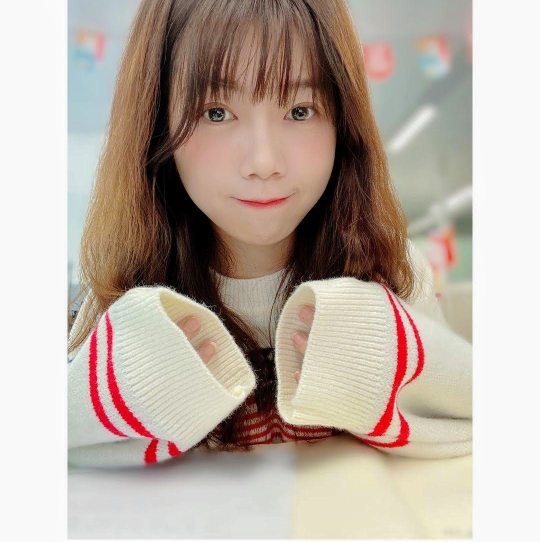
#> input picture Hanne.jpg, 1080 x 1083 px (shown at 1/2 size)
$ jupyter execute 'Stippling Real One.ipynb'
#> lines starting #> are read from the running program, lines starting #| are printed output that depends on the picture
# Weighted Voronoi Stippling

[`video`](https://www.youtube.com/watch?v=Bxdt6T_1qgc)

[`Delaunay triangulation`](https://zh.wikipedia.org/zh-tw/%E5%BE%B7%E5%8B%9E%E5%85%A7%E4%B8%89%E8%A7%92%E5%89%96%E5%88%86)

[`Reference`](https://dahtah.github.io/imager/stippling.html)

[`github`](https://github.com/matthras/weighted-voronoi-stippling-rougier2017)

[`tsp-art`](https://github.com/matthras/tsp-art-python)

[`Weighted Voronoi Stippling`](https://www.cs.ubc.ca/labs/imager/tr/2002/secord2002b/secord.2002b.pdf)

[`Feature-guided Image Stippling`](https://www.umsl.edu/~kangh/Papers/kang_egsr08.pdf)

[cell 1]
import numpy as np
import matplotlib.pyplot as plt
import matplotlib
import cv2
import time
import scipy
import scipy.spatial

[cell 2]
def show_(src, s=5, pr=1.5):  # show the image
    img = src.copy()

    plt.figure(figsize=(s, s))
    plt.xticks([])
    plt.yticks([])

    if np.dtype(img.dtype).kind == 'f': # 浮點數處理
        pr_low = np.percentile(img, pr)
        pr_high = np.percentile(img, 100 - pr)
        print(f'min: {img.min():.2f}, PR{pr}: {pr_low:.2f}, PR{100-pr}: {pr_high:.2f}, max: {img.max():.2f}')

        img = img.clip(pr_low, pr_high)
        plt.imshow(img)

    else:
        img = img.clip(0, 255).astype(np.uint8)
        if img.ndim == 3:  # color image
            img = cv2.cvtColor(img, cv2.COLOR_BGR2RGB)  # OpenCV 的色彩空間 BRG
            plt.imshow(img, vmin=0, vmax=255)
        else:  # gray image
            plt.imshow(img, cmap='gray', vmin=0, vmax=255)

    plt.show()


def get_coor_arr(n, D):
    w = D.shape[1]
    arr = (255 - D[::-1]).flatten()
    arr = arr.astype(np.float64) / arr.sum()
    random_lst = np.random.choice(np.arange(D.size), n, p=arr)
    y = random_lst // w
    x = random_lst % w
    coor = np.vstack((x, y)).T
    coor = coor + np.random.uniform(size=coor.shape) # add a random value(0 ~ 1)

    return coor

def get_mass(polygon:np.array): # shape (n, 2)
    polygon2 = np.roll(polygon, -1, axis=0)

    # Compute signed area of each triangle
    signed_areas = 0.5 * np.cross(polygon, polygon2)
    # Compute centroid of each triangle
    centroids = (polygon + polygon2) / 3.0
    # Get average of those centroids, weighted by the signed areas.
    mass = np.average(centroids, axis=0, weights=signed_areas)

    return mass

[cell 3]
img = cv2.imread(f'Hanne.jpg', 0)[:-3]
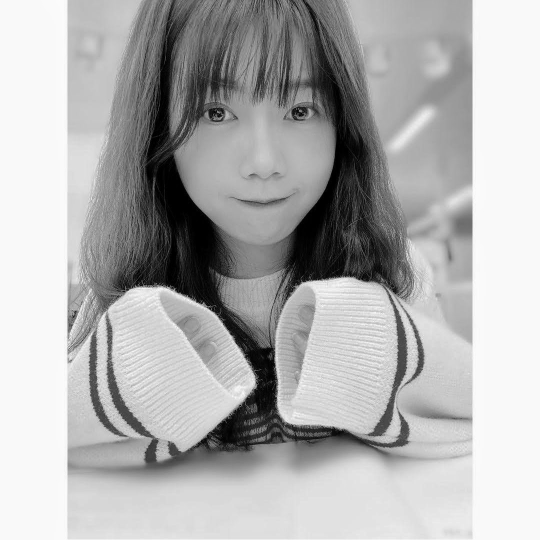
#> img: shape (1080, 1080) (shown at 1/2 size); min 0, max 255, mean 176.1
img = cv2.resize(img, None, fx=0.25, fy=0.25, interpolation=cv2.INTER_AREA)
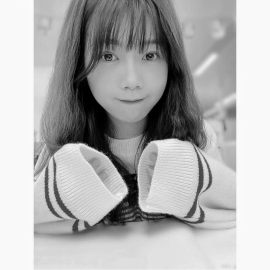
#> img: shape (270, 270); min 0, max 251, mean 176.1
show_(img, 5)

[cell 4]
coor = get_coor_arr(20000, img)
#> in get_coor_arr, `random_lst = np.random.choice(np.arange(D.size), n, p=arr)`: random_lst = 20000 values, max 72878 at index 8163, min 42 at index 2055, mean 40957.1
#> in get_coor_arr, `y = random_lst // w`: y = 20000 values, max 269 at index 149, min 0 at index 821, mean 151.2
#> in get_coor_arr, `x = random_lst % w`: x = 20000 values, max 269 at index 2715, min 0 at index 97, mean 130.5
#> in get_coor_arr, `coor = np.vstack((x, y)).T`: coor = 20000 pairs, first value 0 to 269, second value 0 to 269
#> in get_coor_arr, `coor = coor + np.random.uniform(size=coor.shape)`: coor = 20000 pairs, first value 0.0357 to 270, second value 0.00854 to 270
plt.figure(figsize=(6, 6))
plt.plot(coor.T[0], coor.T[1], 'ok', ms=0.5)
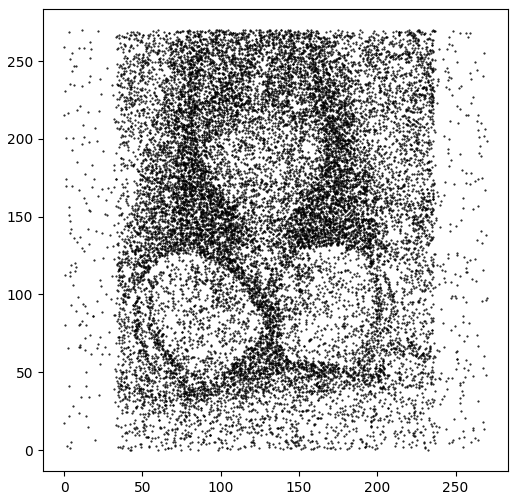
#> figure drawn by matplotlib, 1 panel

### [`scipy.spatial.Voronoi`](https://www.cnblogs.com/ttweixiao-IT-program/p/14374270.html)

[cell 5]
np.random.seed(35)
pts = np.random.uniform(size=(8, 2))
vor = scipy.spatial.Voronoi(pts, furthest_site=False, incremental=False)

fig = scipy.spatial.voronoi_plot_2d(vor, show_points=True, show_vertices=True)
fig.set_figheight(7)
fig.set_figwidth(7)
plt.axis('square')
# plt.xlim((0, 1))
# plt.ylim((0, 1))
plt.show()

#### 原始點位 (blue points) 也是餵進去的點位

[cell 6]
print(np.all(pts == vor.points))
print(vor.points.shape)
vor.points

#### vertices (orange points) 焦點數 原始點彼此的中垂線分割的焦點

[cell 7]
print(vor.vertices.shape)
vor.vertices

#### 原始點位對應的區域 key Index `point_region`
#### 區域index 對應中垂線焦點列表 `regions`

[cell 8]
print(vor.npoints)
print(len(vor.point_region))
print(len(vor.regions))

print(f'{vor.point_region = }')
print(f'{vor.regions = }')

print('--------------------------------------------------')
for i in vor.point_region:
    print(vor.regions[i])

[cell 9]
for i in range(vor.npoints):
    print(i)
    plt.figure(figsize=(3, 3))
    plt.plot(pts[:, 0], pts[:, 1], '.')
    plt.plot(pts[i, 0], pts[i, 1], 'bo')
    ass = vor.regions[vor.point_region[i]].copy()
    print(ass)

    if -1 in ass:
        ass.remove(-1)
    else:
        for i in range(len(ass)):
            plt.text(vor.vertices[ass[i]][0], vor.vertices[ass[i]][1], f'{i}')

    print(ass)

    ary = vor.vertices[ass]
    plt.fill(ary[:, 0], ary[:, 1], alpha=0.6, linestyle='-', lw=2, color='orange')
    plt.plot(ary[:, 0], ary[:, 1], 'rx')
#     plt.plot(ary[:, 0], ary[:, 1])

    plt.axis('square')
    plt.xlim((0, 1))
    plt.ylim((0, 1))
    plt.show()

    print('--------------------------------------------------')

### 影像的分割線:
- 由那兩個原始點位index組的中垂線 `ridge_points`
- 由那兩個焦點(`vertices`) index組的直線`ridge_vertices`

[cell 10]
plt.figure(figsize=(7, 7))
plt.plot(vor.points[:, 0], vor.points[:, 1], '.', markersize=None)
plt.plot(vor.vertices[:, 0], vor.vertices[:, 1], 'o')
center = vor.points.mean(axis=0)
# ptp_bound = np.ptp(vor.points, axis=0)

finite_segments = []
infinite_segments = []
for pointidx, simplex in zip(vor.ridge_points, vor.ridge_vertices):
    simplex = np.asarray(simplex)

    if np.all(simplex >= 0):
        plt.plot(vor.vertices[simplex][:, 0], vor.vertices[simplex][:, 1], 'k-', lw=1)

    else:
        i = simplex[simplex >= 0][0]  # finite end Voronoi vertex
        t = vor.points[pointidx[1]] - vor.points[pointidx[0]]  # tangent
        t /= np.linalg.norm(t) # 單位向量 (兩個原始點位)
        n = np.array([-t[1], t[0]])  # normal 法向量 (中垂線的向量)

        midpoint = vor.points[pointidx].mean(axis=0) # 兩個原始點位的中間點
        direction = np.sign(np.dot(midpoint - center, n)) * n
        far_point = vor.vertices[i] + direction * 0.3

        line = np.array([vor.vertices[i], far_point])
        plt.plot(line[:, 0], line[:, 1], 'k--', lw=1)


plt.axis('square')
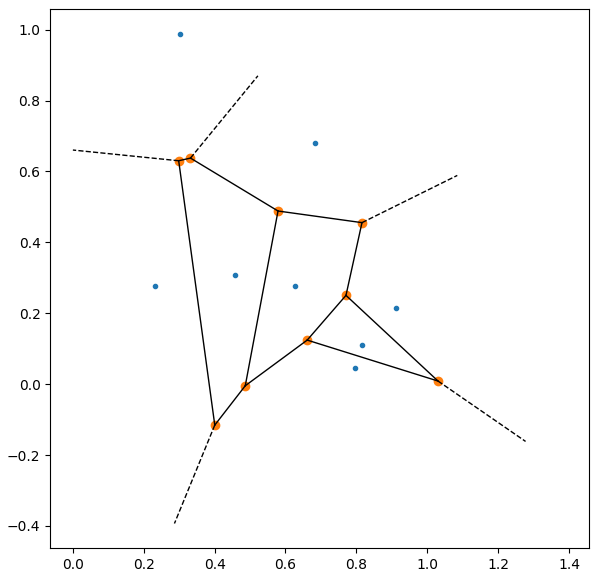
#> figure drawn by matplotlib, 1 panel

## [Lloyd's algorithm](https://en.wikipedia.org/wiki/Lloyd%27s_algorithm)
### [Polygon Mass](https://stackoverflow.com/questions/75699024/finding-the-centroid-of-a-polygon-in-python)

[cell 11]
# polygon = np.array([(0, 0), (70, 0), (70,25), (45, 45), (45, 180), (95, 188), (95, 200), (-25, 200), (-25,188), (25,180), (25,45), (0, 25),], dtype=np.float64)
polygon = np.array([(10, 10), (50, 0), (25, 50)], dtype=np.float64)

# Same polygon, but with vertices cycled around. Now the polygon
# decomposes into triangles of the form origin-polygon[i]-polygon2[i]
polygon2 = np.roll(polygon, -1, axis=0)

# Compute signed area of each triangle
signed_areas = 0.5 * np.cross(polygon, polygon2)

# Compute centroid of each triangle
centroids = (polygon + polygon2) / 3.0

# Get average of those centroids, weighted by the signed areas.
centroid = np.average(centroids, axis=0, weights=signed_areas)

print("Centroid:", centroid)

plt.figure(figsize=(4, 3))
plt.fill(polygon[:, 0], polygon[:, 1], alpha=0.5, linestyle='-', lw=2, color='orange')
plt.plot([centroid[0]], [centroid[1]], 'o')
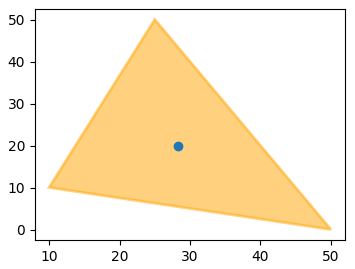
#> figure drawn by matplotlib, 1 panel

## Lloyd's algorithm (point move to mass)

[cell 12]
np.random.seed(25)
pts = np.random.uniform(size=(10, 2))
vor = scipy.spatial.Voronoi(pts)

fig = scipy.spatial.voronoi_plot_2d(vor, show_points=True, show_vertices=True)
fig.set_figheight(7)
fig.set_figwidth(7)
plt.axis('square')
# plt.xlim((0, 1))
# plt.ylim((0, 1))

mass_pts = []
for i in vor.point_region:
    vertice_lst = vor.regions[i]
    if -1 in vertice_lst:
        pass
    else:
        polygon = vor.vertices[vertice_lst]
        mass_pts.append(get_mass(polygon))

mass_pts = np.asarray(mass_pts)
plt.plot(mass_pts[:, 0], mass_pts[:, 1], 'rx')

plt.show()
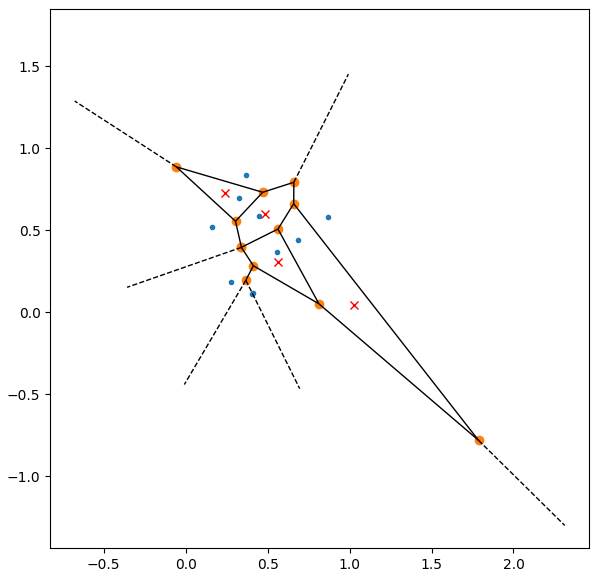
#> figure drawn by matplotlib, 1 panel

- 可以發現部分無法組成多邊形, 無法計算質心 QQ

## Trick
- 預設四角為錨點(padding一點)，除了四角的錨點, 其餘點不會產生非焦點的區域
    - [`Reference1`](https://stackoverflow.com/questions/52506681/constraining-the-domain-of-voronoi-vertices-generated-by-qhull)
    - [`Reference2`](https://douglasduhaime.com/posts/lloyd-iteration.html)
    - 質心超過邊界的情況直接定義於邊界. 四角往外padding一點點

[cell 13]
n = 25
pts = np.random.uniform(0.1, 0.9, size=(n, 2))
pts = np.vstack((pts, [[0, 0], [0, 1], [1, 0], [1, 1]]))
vor = scipy.spatial.Voronoi(pts)
fig = scipy.spatial.voronoi_plot_2d(vor, show_points=True, show_vertices=False)
fig.set_figheight(6)
fig.set_figwidth(6)
plt.axis('square')
pad = 1.2
plt.xlim((0 - pad, 1 + pad))
plt.ylim((0 - pad, 1 + pad))

mass_pts = []
for i in vor.point_region:
    vertice_lst = vor.regions[i]
    if -1 in vertice_lst:
        pass
    else:
        polygon = vor.vertices[vertice_lst]
        mass_pts.append(get_mass(polygon))

mass_pts = np.asarray(mass_pts)
plt.plot(mass_pts[:, 0], mass_pts[:, 1], 'rx')

plt.show()
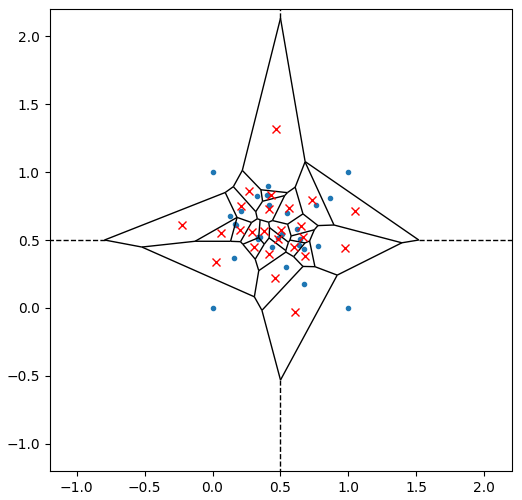
#> figure drawn by matplotlib, 1 panel

### 9個點測試

[cell 14]
n = 25
pts = np.random.uniform(0.1, 0.9, size=(n, 2))
pts = np.vstack((pts, [[0, 0], [0, 0.5], [0, 1], [0.5, 0], [0.5, 1], [1, 0], [1, 0.5], [1, 1]]))
vor = scipy.spatial.Voronoi(pts)
fig = scipy.spatial.voronoi_plot_2d(vor, show_points=True, show_vertices=False)
fig.set_figheight(6)
fig.set_figwidth(6)
plt.axis('square')
pad = 0.35
plt.xlim((0 - pad, 1 + pad))
plt.ylim((0 - pad, 1 + pad))

mass_pts = []
for i in vor.point_region:
    vertice_lst = vor.regions[i]
    if -1 in vertice_lst:
        pass
    else:
        polygon = vor.vertices[vertice_lst]
        mass_pts.append(get_mass(polygon))

mass_pts = np.asarray(mass_pts)
plt.plot(mass_pts[:, 0], mass_pts[:, 1], 'rx')

plt.show()
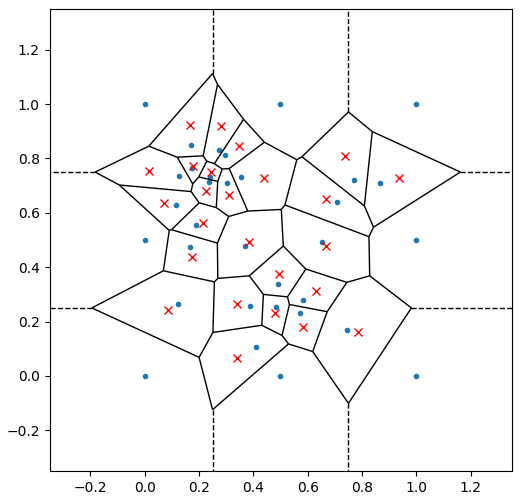
#> figure drawn by matplotlib, 1 panel

# Go Go

[cell 15]
n = 100
move_rate = 0.7
border_min = 0.01
border_max = 0.99

pts = np.random.uniform(border_min, border_max, size=(n, 2))
pts = np.vstack((pts, [[0, 0], [0, 1], [1, 0], [1, 1]]))

for j in range(15):
    vor = scipy.spatial.Voronoi(pts)
    fig = scipy.spatial.voronoi_plot_2d(vor, show_points=True, show_vertices=False)
    fig.set_figheight(6)
    fig.set_figwidth(6)

#     plt.figure(figsize=(6, 6))
#     plt.plot(pts[:, 0], pts[:, 1], '.g')

    plt.axis('square')
    pad = 0.01
    plt.xlim((0 - pad, 1 + pad))
    plt.ylim((0 - pad, 1 + pad))

#     plt.plot(pts[:, 0], pts[:, 1], '.g')
    mass_pts = []
    mass_arr = []
    for i in range(n):
        vertice_lst = vor.regions[vor.point_region[i]]

        # 一定沒有-1
        polygon = vor.vertices[vertice_lst]
        mass = get_mass(polygon)
        mass_pts.append(mass.copy())
        mass = np.clip(get_mass(polygon), border_min, border_max) # 邊界條件
        mass_arr.append(mass.copy())

    # pts update
    v = np.array(mass_arr) - pts[:-4]
    pts[:-4] += (move_rate * v)

# [4 lines of commented-out code are left out]

    plt.show()
#> this loop made 15 passes
#> pass 1, `plt.show()`:
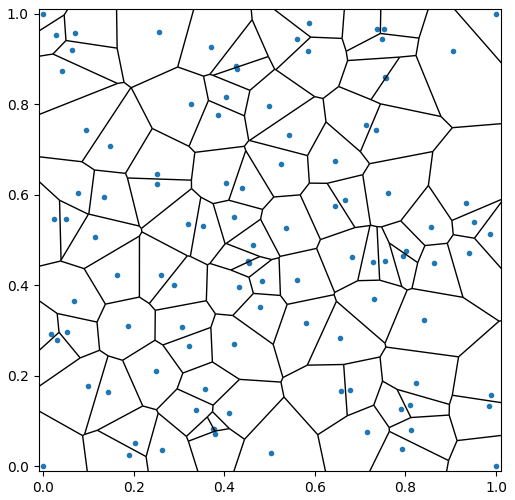
#> figure drawn by matplotlib, 1 panel
#> pass 2, `plt.show()`:
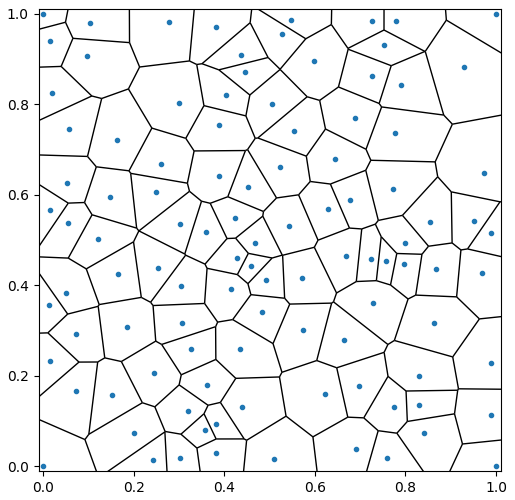
#> figure drawn by matplotlib, 1 panel

$ run again, with boots.jpg copied over Hanne.jpg
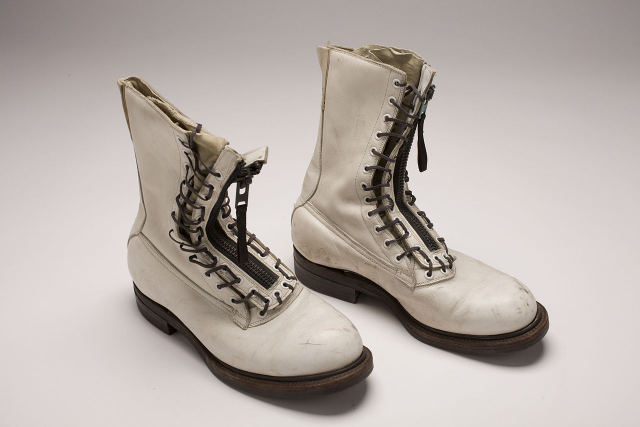
#> input picture boots.jpg, 1280 x 853 px (shown at 1/2 size)
#> random_lst = 20000 values, max 67838 at index 2749, min 8 at index 2055, mean 35177.6
#> y = 20000 values, max 211 at index 149, min 0 at index 757, mean 109.4
#> x = 20000 values, max 319 at index 330, min 0 at index 42, mean 155.5
#> in get_coor_arr, `coor = np.vstack((x, y)).T`: coor = 20000 pairs, first value 0 to 319, second value 0 to 211
#> in get_coor_arr, `coor = coor + np.random.uniform(size=coor.shape)`: coor = 20000 pairs, first value 0.0278 to 320, second value 0.00854 to 212
#> `[cell 4] coor = get_coor_arr(20000, img) plt.figure(figsize=(6, 6)) pl..`:
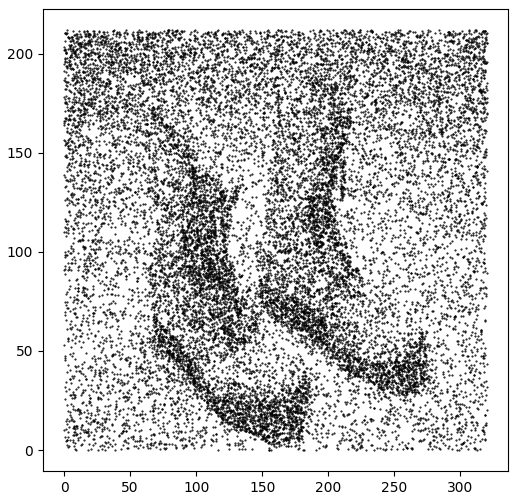
#> figure drawn by matplotlib, 1 panel
